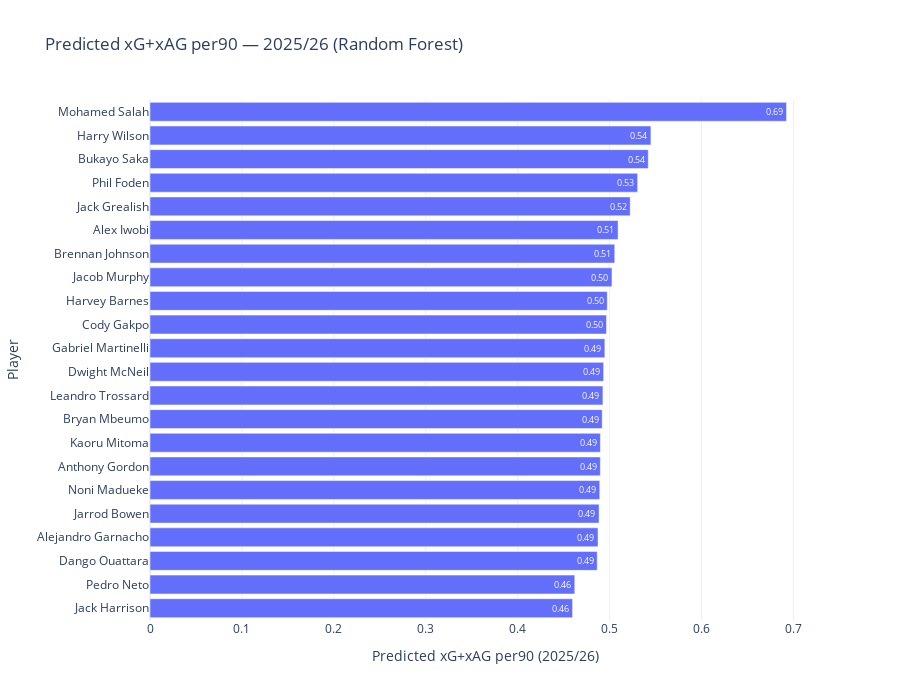

Notebook source saved alongside this figure:
### Code cell
import plotly.express as px

fig = px.bar(
    pred_rf_2526.sort_values("pred_xg_xag_per90_25_26_rf", ascending=True),
    x="pred_xg_xag_per90_25_26_rf",
    y="Player",
    orientation="h",
    title="Predicted xG+xAG per90 — 2025/26 (Random Forest)",
    labels={"pred_xg_xag_per90_25_26_rf": "Predicted xG+xAG per90"},
    text_auto=".2f"
)

fig.update_layout(
    xaxis_title="Predicted xG+xAG per90 (2025/26)",
    yaxis_title="Player",
    template="plotly_white",
    height=700
)
fig.show()

### Figure 1 — Plotly figure (JSON) as saved in the notebook; plotly's stock layout.template omitted (floating-point values rounded to 4 significant figures)
{"data": [{"alignmentgroup": "True", "hovertemplate": "Predicted xG+xAG per90=%{x}<br>Player=%{y}<extra></extra>", "legendgroup": "", "marker": {"color": "#636efa", "pattern": {"shape": ""}}, "name": "", "offsetgroup": "", "orientation": "h", "showlegend": false, "textposition": "auto", "texttemplate": "%{x:.2f}", "type": "bar", "x": [0.4597, 0.4621, 0.4865, 0.4874, 0.4885, 0.4893, 0.4899, 0.49, 0.4919, 0.4927, 0.4935, 0.4948, 0.4966, 0.4974, 0.5026, 0.5056, 0.5092, 0.5224, 0.5305, 0.542, 0.5449, 0.6924], "xaxis": "x", "y": ["Jack Harrison", "Pedro Neto", "Dango Ouattara", "Alejandro Garnacho", "Jarrod Bowen", "Noni Madueke", "Anthony Gordon", "Kaoru Mitoma", "Bryan Mbeumo", "Leandro Trossard", "Dwight McNeil", "Gabriel Martinelli", "Cody Gakpo", "Harvey Barnes", "Jacob Murphy", "Brennan Johnson", "Alex Iwobi", "Jack Grealish", "Phil Foden", "Bukayo Saka", "Harry Wilson", "Mohamed Salah"], "yaxis": "y"}], "layout": {"barmode": "relative", "height": 700, "legend": {"tracegroupgap": 0}, "title": {"text": "Predicted xG+xAG per90 — 2025/26 (Random Forest)"}, "xaxis": {"anchor": "y", "domain": [0, 1], "title": {"text": "Predicted xG+xAG per90 (2025/26)"}}, "yaxis": {"anchor": "x", "domain": [0, 1], "title": {"text": "Player"}}}}
